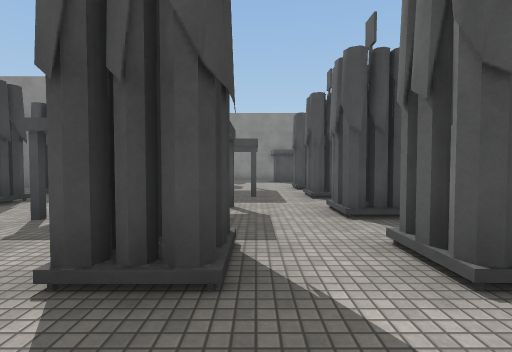
View 1 (above)

19 first-person views from a walk through a Unity game level. The camera is 1.4 m above the floor, tilts 2° down and sees 85° across. The floor is counted in squares, 2 m on a side. Each view is taken from the middle of a square. On the plan, view 1 faces up. The plan holds only what a view shows up to about 9 squares ahead; the rest is blank. Surface patterns are stand-ins for the level's own textures.

View 2
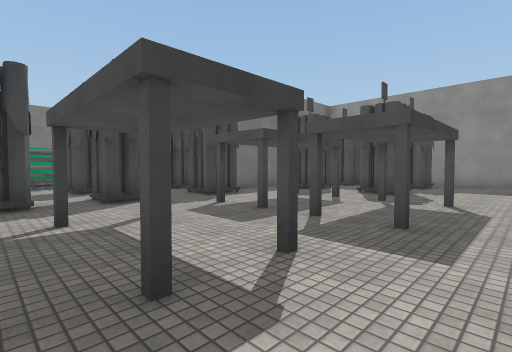

View 3
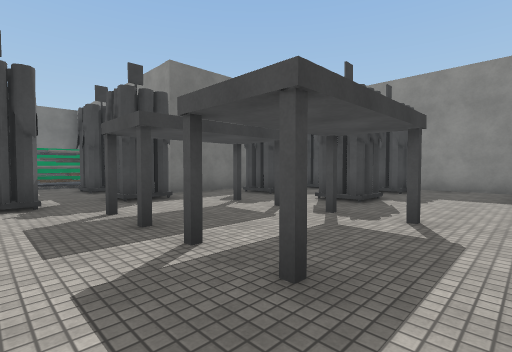

View 4
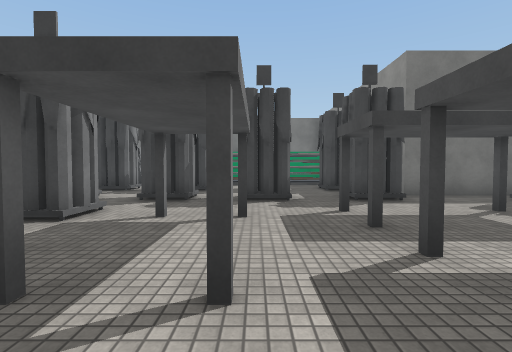

View 5
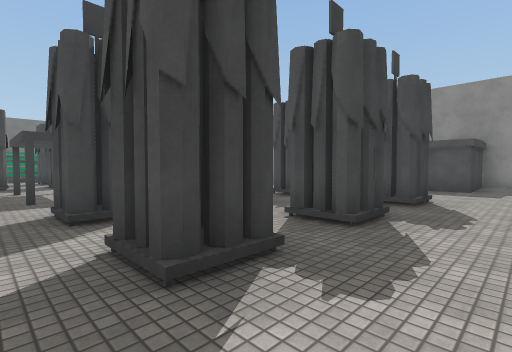

View 6
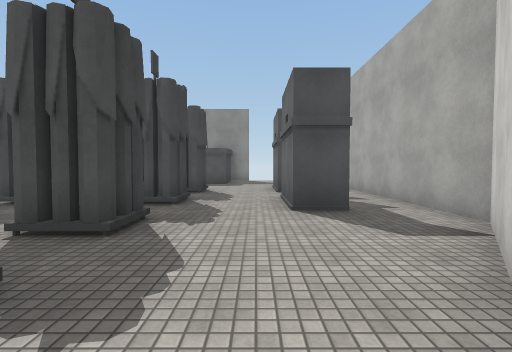

View 7
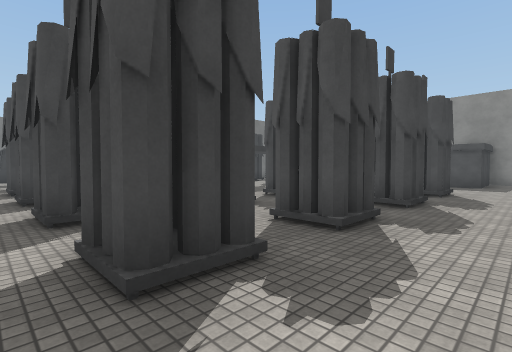

View 8
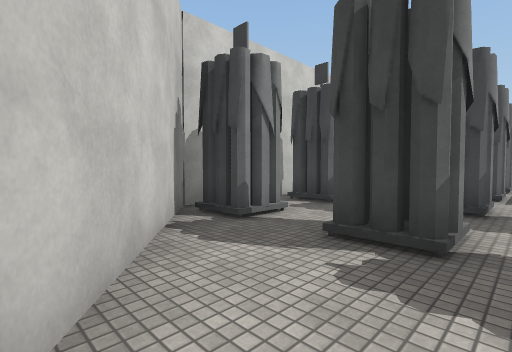

View 9
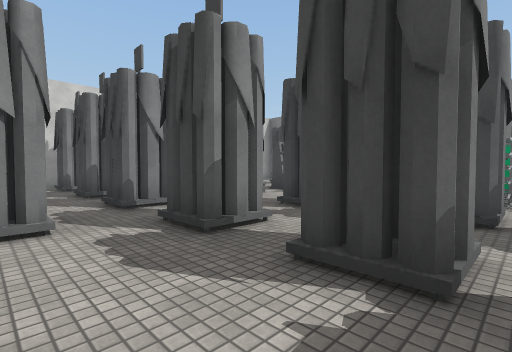

View 10
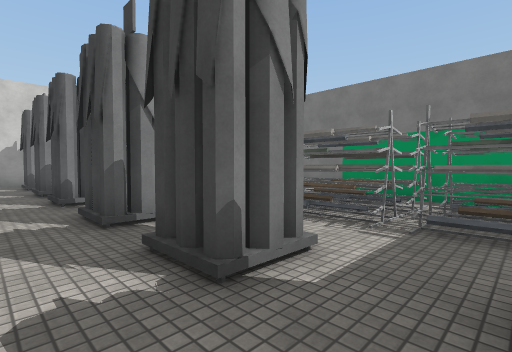

View 11
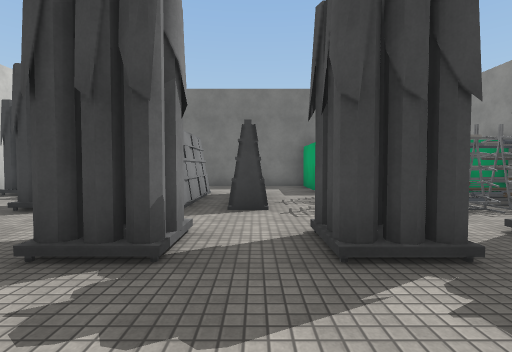

View 12
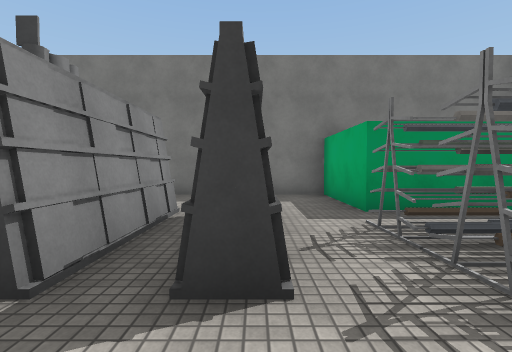

View 13
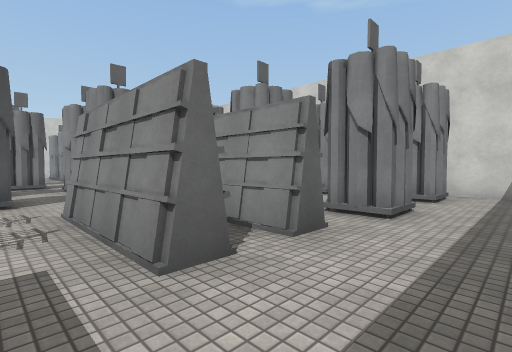

View 14
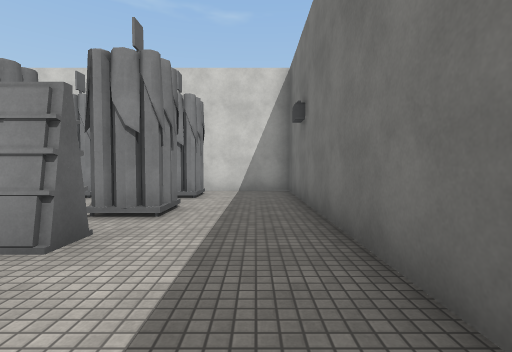

View 15
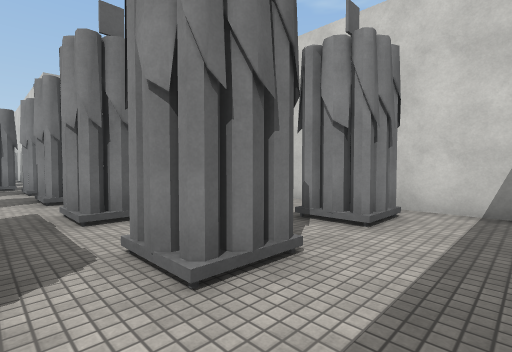

View 16
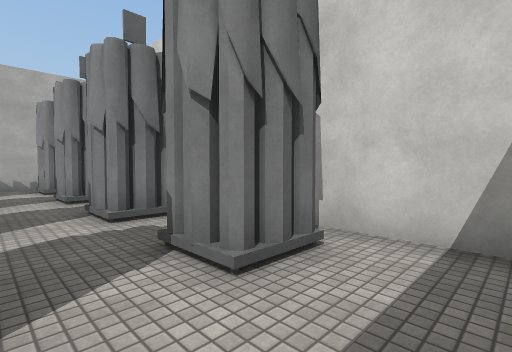

View 17
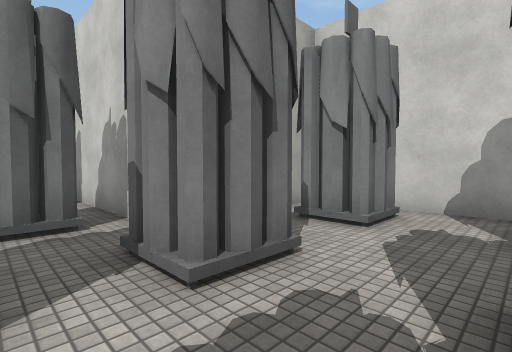

View 18
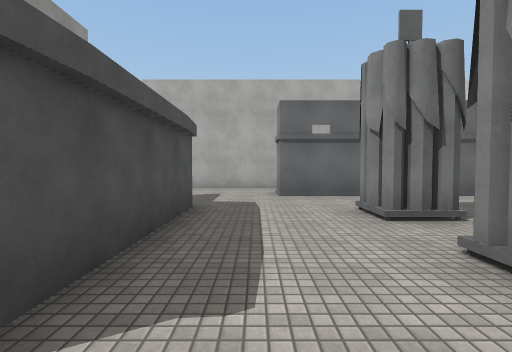

View 19
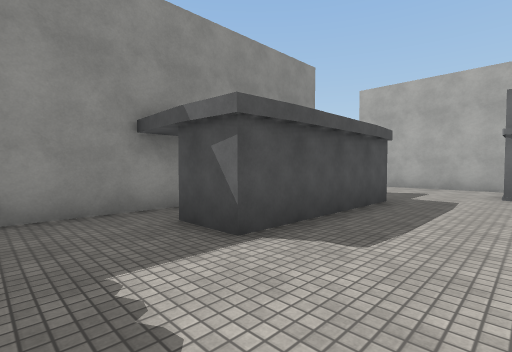

### Floor plan
Points are (right, up) in squares from view 1. A wall is a line through its corners. A room is listed if a view was taken in it or the views show most of it. See-through windows are left out.
Room 1 (views 1, 2, 3, 4, 5, 6, 7, 8, 9, 10, 11, 12, 13, 14, 15, 16, 17, 18, 19)
walls: (-3.2, -1.4) (-0.4, -1.4); (-5.7, 11.1) (-5.7, 8.6) (-7.1, 8.6); (1.1, -1.4) (1.8, -1.4); (3.9, -1.4) (4.4, -1.4) (8.9, 4.4) (8.9, 13.1); (-3.8, -4.4) (-3.8, -2.4); (-12.3, 8.6) (-12.3, 3.7) (-14.9, 3.7) (-14.9, -4.8) (-12.1, -4.8); (1.5, 14.4) (-1.5, 14.4); (-7, -4.8) (-4.5, -4.8); (5.5, 14.4) (4.8, 14.4) (4.8, 12.1) (0.8, 12.1) (0.8, 13.2)
objects: other object (-12, -4) to (-12, -3); other object (-12, -2) to (-12, -1); other object (-12, 0) to (-10, 0); other object (-12, 2) to (-10, 2); other object (-11, 4) to (-11, 5); other object (-11, 6) to (-11, 8); other object (-10, -4) to (-10, -3); other object (-10, -2) to (-10, -1); other object (-10, 4) to (-10, 5); other object (-10, 6) to (-10, 8); other object (-8, -4) to (-7, -3); other object (-8, -2) to (-7, -1); other object (-8, 1) to (-7, 1); other object (-8, 3) to (-7, 3); other object (-8, 5) to (-7, 5); other object (-8, 7) to (-7, 8); other object (-5, -4) to (-5, -3); other object (-5, -2) to (-5, -1); other object (-5, 1); other object (-5, 3); other object (-5, 5); other object (-5, 7) to (-5, 8); other object (-4, 11); other object (-4, 13); other object (-3, 0); other object (-3, 2); other object (-3, 4) to (-3, 5); other object (-2, 6); other object (-2, 9); other object (-2, 11); other object (-2, 13); other object (-1, 2); other object (-1, 6) to (0, 6); other object (-1, 9) to (0, 9); other object (2, 0); other object (2, 2); other object (2, 4); other object (2, 6) to (2, 7); other object (2, 9); other object (4, -1) to (4, 0); other object (4, 2); other object (4, 4); other object (4, 6) to (4, 7); other object (4, 9); other object (7, 7); other object (7, 9)

Where each view was taken, in squares from view 1:
view 1: 0 up, 0 right, facing up
view 2: 3 up, 1 right, facing up-left
view 3: 5 up, 1 right, facing up-left
view 4: 5 up, 1 right, facing left
view 5: 3 up, 6 right, facing up-left
view 6: 1 up, 6 right, facing up
view 7: 1 up, 6 right, facing up-left
view 8: 3 up, 7 right, facing down-left
view 9: 6 up, 3 left, facing down-left
view 10: 7 up, 6 left, facing down-left
view 11: 2 up, 5 left, facing left
view 12: 2 up, 8 left, facing left
view 13: 3 up, 14 left, facing down-right
view 14: 3 up, 14 left, facing down
view 15: 0 up, 14 left, facing down-right
view 16: 2 down, 14 left, facing down-right
view 17: 0 up, 7 left, facing down-right
view 18: 11 up, 0 right, facing right
view 19: 10 up, 1 left, facing up-right
